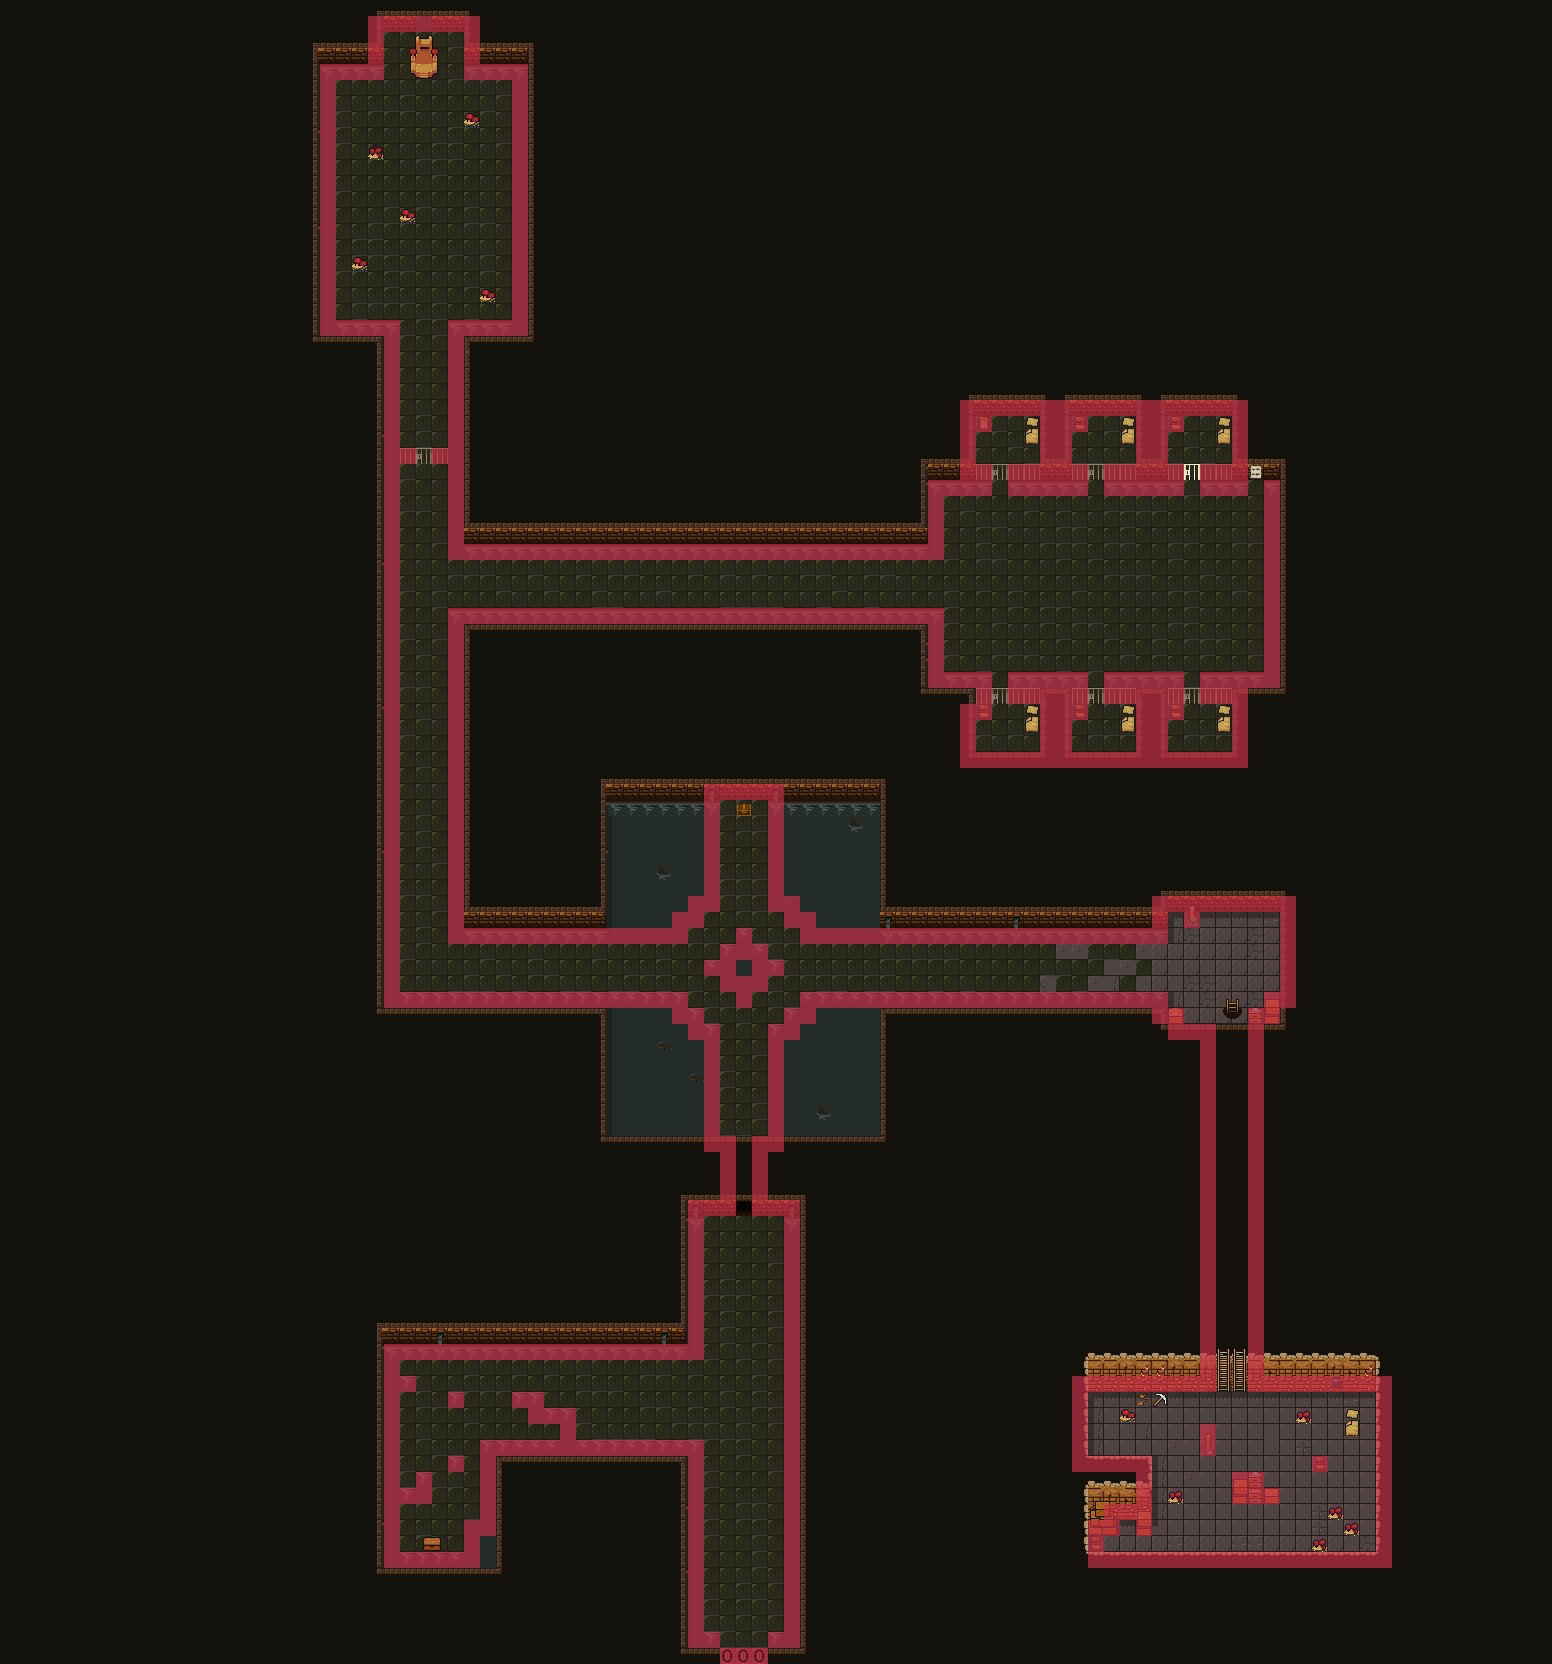

The image is a tile-based game level rendered from a .tmx file. Its description and source (layers, tilesets, objects; grid data summarised) follow:
An orthogonal 97x104 tile map with 16x16 px tiles, 7 tile layers (background, ground, walls & water, stair, deco, ...), 1 hidden layer not drawn, 6 tilesets.

<map version="1.4" tiledversion="1.4.3" orientation="orthogonal" renderorder="right-down" width="97" height="104" tilewidth="16" tileheight="16" infinite="0" nextlayerid="13" nextobjectid="1">
 <properties>
  <property name="mapId" type="int" value="5" />
 </properties>
 <tileset firstgid="1" name="Tileset - Sewers 16x16" tilewidth="16" tileheight="16" tilecount="88" columns="8">
  <image source="../Environment/tileset - sewers 16x16.png" width="128" height="176" />
 </tileset>
 <tileset firstgid="89" name="Tileset - Complete 16x16" tilewidth="16" tileheight="16" tilecount="368" columns="8">
  <image source="../Environment/tileset - complete 16x16.png" width="128" height="736" />
 </tileset>
 <tileset firstgid="457" name="event_colors" tilewidth="16" tileheight="16" tilecount="12" columns="12">
  <image source="../event_colors.png" trans="c634ff" width="192" height="16" />
 </tileset>
 <tileset firstgid="469" name="collider_colors" tilewidth="16" tileheight="16" tilecount="6" columns="6">
  <image source="../collider_colors.png" trans="c634ff" width="96" height="16" />
 </tileset>
 <tileset firstgid="475" name="note_wall" tilewidth="16" tileheight="16" tilecount="1" columns="1">
  <image source="../Environment/note_wall.png" width="16" height="16" />
 </tileset>
 <tileset firstgid="476" name="shiny_door" tilewidth="16" tileheight="16" tilecount="2" columns="2">
  <image source="../Environment/shiny_door.png" width="32" height="16" />
 </tileset>
 <layer id="9" name="background" width="97" height="104">
  <data>[10088 cells, 10088 non-empty, 1 distinct tile ids]</data>
 </layer>
 <layer id="1" name="ground, walls &amp; water" width="97" height="104">
  <data>[10088 cells, 3095 non-empty, 126 distinct tile ids]</data>
 </layer>
 <layer id="4" name="stair" width="97" height="104">
  <data>[10088 cells, 1 non-empty, 1 distinct tile ids]</data>
 </layer>
 <layer id="5" name="deco" width="97" height="104">
  <data>[10088 cells, 111 non-empty, 46 distinct tile ids]</data>
 </layer>
 <layer id="8" name="deco2" width="97" height="104">
  <data>[10088 cells, 3 non-empty, 3 distinct tile ids]</data>
 </layer>
 <layer id="10" name="navigation" width="97" height="104">
  <properties>
   <property name="draw" type="int" value="0" />
   <property name="navigation" type="int" value="1" />
  </properties>
  <data>[10088 cells, 771 non-empty, 1 distinct tile ids]</data>
 </layer>
 <layer id="11" name="changeAreaSensors" width="97" height="104">
  <properties>
   <property name="draw" type="int" value="0" />
   <property name="event" type="int" value="1" />
   <property name="eventLayerId" type="int" value="0" />
  </properties>
  <data>[10088 cells, 3 non-empty, 1 distinct tile ids]</data>
 </layer>
 <layer id="12" name="puzzleSensors" width="97" height="104" visible="0">
  <properties>
   <property name="draw" type="int" value="0" />
   <property name="event" type="int" value="1" />
   <property name="eventLayerId" type="int" value="1" />
  </properties>
  <data>[10088 cells, 4 non-empty, 3 distinct tile ids]</data>
 </layer>
</map>
